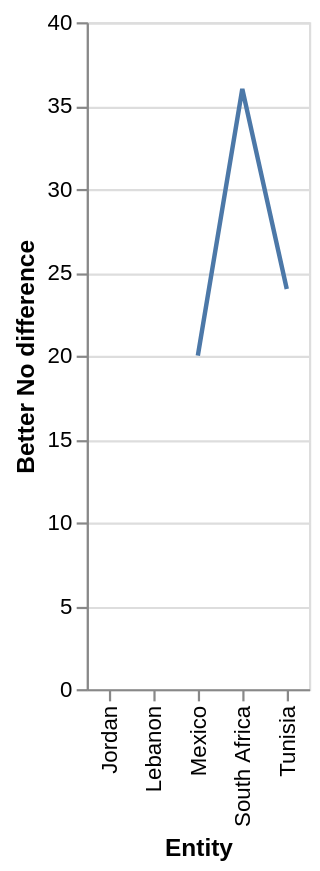

Specify this chart in Vega-Lite:
### Vega-Lite specification from a JSON file in a GitHub repository (floating-point values rounded to 4 significant figures)
{"$schema": "https://vega.github.io/schema/vega-lite/v5.json", "description": "Line chart auto-generated from CSV", "data": {"values": [{"Entity": "Lebanon", "Better No difference": "nan", "Worse": "75.0"}, {"Entity": "Jordan", "Better No difference": "13.0", "Worse": "nan"}, {"Entity": "Mexico", "Better No difference": "20.0", "Worse": "55.0"}, {"Entity": "Tunisia", "Better No difference": "24.0", "Worse": "0.0"}, {"Entity": "South Africa", "Better No difference": "36.0", "Worse": "0.0"}]}, "mark": "line", "encoding": {"x": {"field": "Entity", "type": "ordinal"}, "y": {"field": "Better No difference", "type": "quantitative"}}}
